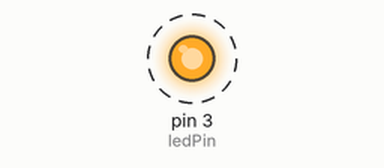
Simulated run of this sketch. Board: Arduino Uno, built with avr-gcc and run on an emulated ATmega328P. Shown: output pins drawn as LEDs (lit = HIGH). Dashed ring = blinking.

Above: at 0.5 s.
Timing chart, 0 to 4.6 s (numbered marks = the images above):
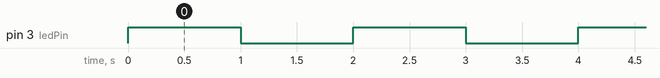

Measured:
- by itself, pin 3 (ledPin): alternates HIGH for 1.0 s and LOW for 1.0 s

The sketch:

Main.ino
```cpp
//Código copiado del ejemplo blink

const byte ledPin = 3;

void setup()
{
    //Inicializar la variable ledPin como una salida,
    //esa variable corresponde al valor numérico 3,
    //se puede sustituir directamente por este número, pero lo correcto es utilizar variables
    pinMode(ledPin, OUTPUT);
}

//Función que se repetirá todo el rato
void loop()
{
    //digitalWrite() manipula la escritura de una salida
    digitalWrite(ledPin, HIGH); // Enciende la salida correspondiente, HIGH es el valor de encendido, se puede sustituir por 1 o true
    delay(1000);                     // El código se queda congelado aquí un segundo (no es un buen método de espera)
    digitalWrite(ledPin, LOW);  // Apaga la salida correspondiente, LOW es el valor de pagado, se puede sustituir por 0 o false
    delay(1000);                     // Se congela el código un segundo
}
```
